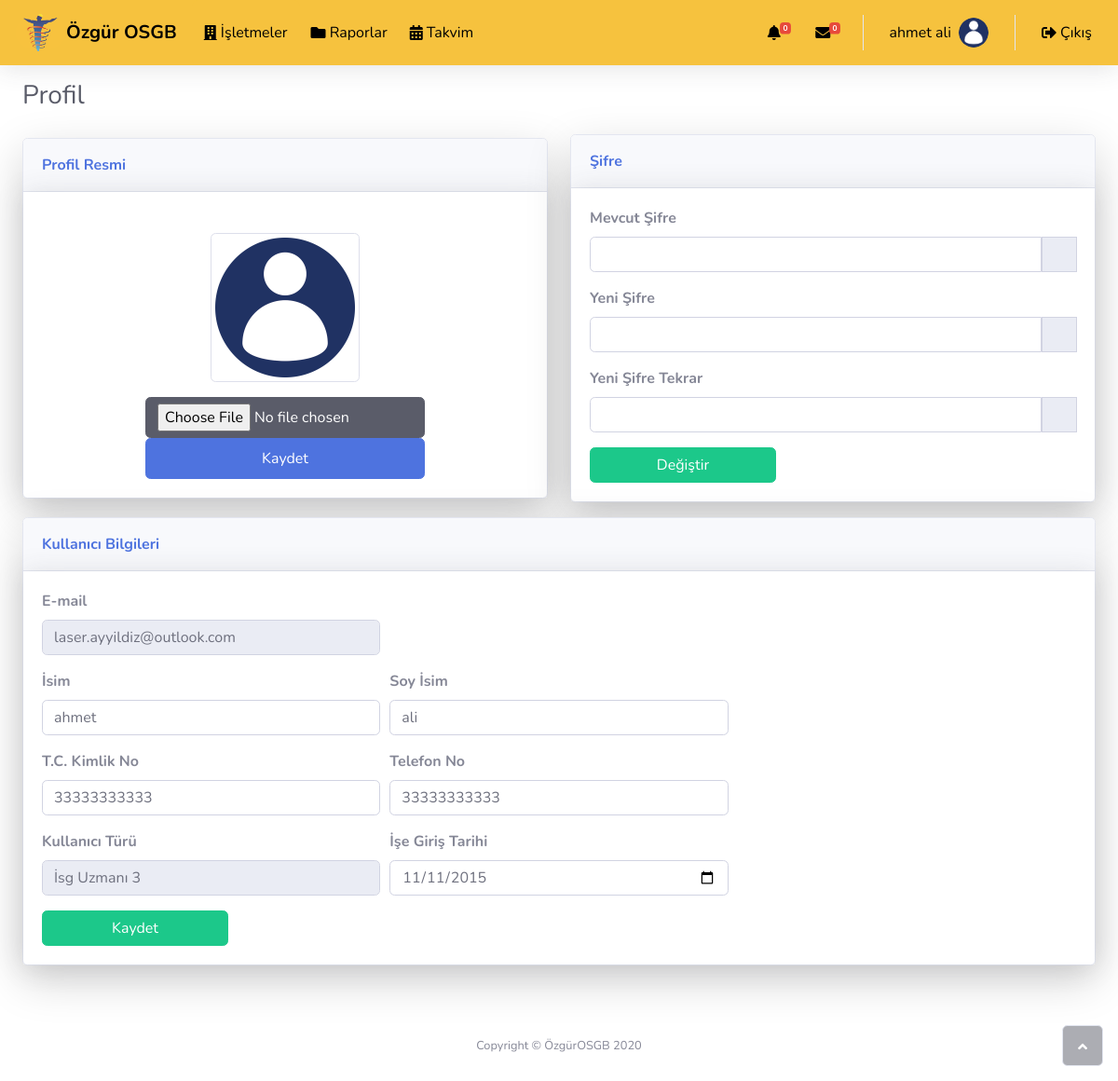
Page /admin/panel/profile.php (signed in) on the committed database.
### tables this page shows
CREATE TABLE `users` (
  `id` int NOT NULL,
  `picture` varchar(250) NOT NULL DEFAULT 'custom.png',
  `firstname` varchar(30) NOT NULL,
  `lastname` varchar(30) NOT NULL,
  `username` varchar(50) NOT NULL,
  `phone` varchar(15) NOT NULL,
  `password` varchar(50) NOT NULL,
  `reg_date` timestamp NULL DEFAULT CURRENT_TIMESTAMP ON UPDATE CURRENT_TIMESTAMP,
  `valid_code` varchar(100) NOT NULL,
  `valid` varchar(10) NOT NULL DEFAULT '0',
  `auth` int NOT NULL DEFAULT '0'
);

CREATE TABLE `osgb_workers` (
  `id` int NOT NULL,
  `user_type` varchar(50) NOT NULL,
  `firstname` varchar(100) NOT NULL,
  `lastname` varchar(100) NOT NULL,
  `mail` varchar(50) NOT NULL,
  `phone` varchar(20) NOT NULL,
  `tc` varchar(50) NOT NULL,
  `start_date` date NOT NULL,
  `deleted` int NOT NULL DEFAULT '0',
  `worker_text` text,
  `reg_date` timestamp NULL DEFAULT CURRENT_TIMESTAMP ON UPDATE CURRENT_TIMESTAMP
);

### admin/panel/profile.php (the view, shortened to what this page needs)
<?php
require "../connect.php";
$id=$_SESSION['user_id'];
$başlangıç=$pdo->prepare("SELECT * FROM users WHERE id = '$id'");
$başlangıç->execute();
$girişler=$başlangıç-> fetchAll(PDO::FETCH_OBJ);
foreach ($girişler as $giriş) {
    $fn = $giriş->firstname;
    $ln = $giriş->lastname;
    $ume = $giriş->username;
    $auth = $giriş->auth;
    $picture= $giriş->picture;
}
        ?>
<!DOCTYPE html>
<html>
<head>
  <link rel="stylesheet" href="assets/bootstrap/css/bootstrap.min.css">
  <link rel="stylesheet" href="assets/fonts/fontawesome-all.min.css">
  <link rel="stylesheet" href="assets/fonts/font-awesome.min.css">
  <link rel="stylesheet" href="assets/fonts/ionicons.min.css">
  <link rel="stylesheet" href="assets/fonts/fontawesome5-overrides.min.css">
  <link rel="stylesheet" href="https://cdnjs.cloudflare.com/ajax/libs/animate.css/3.5.2/animate.min.css">
</head>
<body id="page-top">
    <nav class="navbar shadow navbar-expand mb-3 bg-warning topbar static-top">
      <img width="55" height="40" class="rounded-circle img-profile" src="assets/img/nav_brand.jpg" />
      <?php if ($auth == 7){ ?>
        <a class="navbar-brand" title="Anasayfa" style="color: black;" href="companies/<?=$company_name?>/index.php?tab=genel_bilgiler"><b><?= mb_convert_case($company_name, MB_CASE_TITLE, "UTF-8") ?></b></a>
      <?php }
      else {?>
        <a class="navbar-brand" title="Anasayfa" style="color: black;" href="index.php"><b>Özgür OSGB</b></a>
        <?php
        }
        ?>
        <?php if ($auth != 7): ?>
      <ul class="navbar-nav navbar-expand mr-auto">
        <li class="nav-item">
        <div class="dropdown no-arrow">
          <a style="color:black;" class="nav-link btn btn-warning dropdown-toggle"type="button" id="dropdownMenu2" data-toggle="dropdown" aria-haspopup="true" aria-expanded="false">
          <i class="fas fa-building"></i><span>&nbsp;İşletmeler</span></a>
        </div>
        </li>
        <li class="nav-item">
          <a style="color: black;" class="nav-link btn-warning" href="reports.php"><i
              class="fas fa-folder"></i><span>&nbsp;Raporlar</span></a>
        </li>
        <li class="nav-item">
            <a style="color: black;" class="nav-link btn-warning" href="calendar/index.php"><i class="fas fa-calendar-alt"></i><span>&nbsp;Takvim</span></a>
          </li>
      </ul>
        <?php endif; ?>
      <ul class="nav navbar-nav navbar-expand flex-nowrap ml-auto">
        <li class="nav-item dropdown no-arrow mx-1">
          <div class="nav-item dropdown no-arrow">
            <?php
              $bildirim_say = $pdo->query("SELECT COUNT(*) FROM `notifications` WHERE `user_id` = '$id' ORDER BY reg_date")->fetchColumn();
                    ?>
          <a href="notifications.php" title="Bildirimler" class="nav-link"
            data-bs-hover-animate="rubberBand">
            <i style="color: black;" class="fas fa-bell fa-fw"></i>
            <span class="badge badge-danger badge-counter"><?= $bildirim_say ?></span></a>
          </div>
        </li>
        <li class="nav-item dropdown no-arrow mx-1">
          <div class="nav-item dropdown no-arrow">
            <a style="color: black;" title="Mesajlar" href="messages.php" class="dropdown-toggle nav-link"
              data-bs-hover-animate="rubberBand">
              <i style="color: black;" class="fas fa-envelope fa-fw"></i>
              <?php
                $mesaj_say = $pdo->query("SELECT COUNT(*) FROM `message` WHERE `kime` = '$ume' ORDER BY tarih")->fetchColumn();
                      ?>
              <span class="badge badge-danger badge-counter"><?=$mesaj_say?></span></a>
          </div>
        </li>
        <li class="nav-item">
          <div class="nav-item">
            <a href="profile.php" class="nav-link" title="Profil">
              <span style="color:black;" class="d-none d-lg-inline mr-2 text-600"><?=$fn?> <?=$ln?></span><img
                class="rounded-circle img-profile" src="assets/users/<?=$picture?>"></a>
        </li>
          <li class="nav-item"><a style="color: black;" title="Çıkış" class="nav-link" href="logout.php"><i class="fas fa-sign-out-alt"></i><span>&nbsp;Çıkış</span></a></li>
      </ul>
    </nav>
        <div class="container-fluid">
          <h3 class="text-dark mb-4">Profil</h3>
          <div class="row mb-3">
            <div class="col-lg-6" style="margin: auto; ">
              <div class="card shadow-lg mb-3">
                <div class="card-header py-3">
                  <p class="text-primary m-0 font-weight-bold">Profil Resmi</p>
                </div>
                <div class="card-body text-center shadow">
                  <img class="img-thumbnail mb-3 mt-4" src="assets/users/<?=$picture?>" width="160" height="160">
                  <form action="profile.php" method="POST" enctype="multipart/form-data">
                    <input class="btn btn-dark" type="file" name="file" id="file" style="width:300px;" />
                    <input class="btn btn-primary" type="submit" style="height:44px;width:300px;" value="Kaydet" name="save_image" />
                  </form>
                </div>
              </div>
            </div>
            <div class="col-lg-6">
              <div class="card shadow-lg mb-3">
                <div class="card-header py-3">
                  <p class="text-primary m-0 font-weight-bold">Şifre</p>
                </div>
                <div class="card-body text-center shadow">
                  <form action="profile.php" method="POST" enctype="multipart/form-data" autocomplete="off">
                    <div class="form-group">
                      <label style="float:left;"><b>Mevcut Şifre</b></label>
                      <div class="input-group" id="show_hide_password">
                        <input class="form-control" type="password" name="mevcut" autocomplete="off" required>
                        <div class="input-group-prepend">
                          <span class="input-group-text" id="basic-addon1"><a href=""><i class="fa fa-eye-slash" aria-hidden="true"></i></a></span>
                        </div>
                      </div>
                    </div>
                    <div class="form-group">
                      <label style="float:left;"><b>Yeni Şifre</b></label>
                      <div class="input-group" id="show_hide_password">
                        <input class="form-control" type="password" minlength="8" name="yeni" autocomplete="new-password" required>
                        <div class="input-group-prepend">
                          <span class="input-group-text" id="basic-addon1"><a href=""><i class="fa fa-eye-slash" aria-hidden="true"></i></a></span>
                        </div>
                      </div>
                    </div>
                    <div class="form-group">
                      <label style="float:left;"><b>Yeni Şifre Tekrar</b></label>
                      <div class="input-group" id="show_hide_password">
                        <input class="form-control" type="password" minlength="8" name="yeni_tekrar" autocomplete="new-password" required>
                        <div class="input-group-prepend">
                          <span class="input-group-text" id="basic-addon1"><a href=""><i class="fa fa-eye-slash" aria-hidden="true"></i></a></span>
                        </div>
                      </div>
                    </div>
                    <div>
                      <button name="şifre" id="şifre" type="submit" style="width:200px;float:left" class="btn btn-success">Değiştir</button>
                    </div>
                  </form>
                </div>
              </div>
            </div>
            <div class="col-lg-12" style="margin: auto;">
              <div class="row mb-3">
                <div class="col">
                  <div class="card shadow-lg mb-3">
                    <div class="card-header py-3">
                      <p class="text-primary m-0 font-weight-bold">Kullanıcı Bilgileri</p>
                    </div>
                    <div class="card-body shadow">
                      <form action="profile.php" method="POST">
                        <?php
                                  $sorgu3=$pdo->prepare("SELECT * FROM `users` WHERE `id` = '$id'");
                                  $sorgu3->execute();
                                  $users=$sorgu3-> fetchAll(PDO::FETCH_OBJ);
                                  foreach ($users as $user) {
                                      $mail = $user->username;
                                      $firstname = $user->firstname;
                                      $lastname = $user->lastname;
                                      $phone = $user->phone;
                                  }
                                  $sorgu4=$pdo->prepare("SELECT * FROM `osgb_workers` WHERE `mail` = '$mail'");
                                  $sorgu4->execute();
                                  $users=$sorgu4-> fetchAll(PDO::FETCH_OBJ);
                                  foreach ($users as $user) {
                                      $tc = $user->tc;
                                      $type = $user->user_type;
                                      $date = $user->start_date;
                                  }
                                  ?>
                        <div class="form-row">
                          <div class="col-sm-4">
                            <div class="form-group">
                              <label for="email"><strong>E-mail</strong></label>
                              <input class="form-control" type="email" name="username" readonly value="<?= $mail ?>">
                            </div>
                          </div>
                        </div>
                        <div class="form-row">
                          <div class="col-sm-4">
                            <div class="form-group">
                              <label for="first_name">
                                <strong>İsim</strong><br></label>
                              <input name="firstname" class="form-control" type="text" value="<?= $firstname ?>" required>
                            </div>
                          </div>
                          <div class="col-sm-4">
                            <div class="form-group">
                              <label for="last_name">
                                <strong>Soy İsim</strong><br></label>
                              <input name="lastname" class="form-control" type="text" value="<?= $lastname ?>" required>
                            </div>
                          </div>
                        </div>
                        <div class="form-row">
                          <?php
                                      if ($auth == 0) {?>
                          <div class="col-sm-4">
                            <div class="form-group">
                              <label for="tc"><strong>T.C. Kimlik No</strong><br></label>
                              <input class="form-control" type="phone" minlength="11" maxlength="11" name="tc" value="<?= $tc ?>" required>
                            </div>
                          </div>
                          <?php } ?>
                          <div class="col-sm-4">
                            <div class="form-group">
                              <label for="phone">
                                <strong>Telefon No</strong><br></label>
                              <input name="phone" class="form-control" type="phone" pattern="(\d{4})(\d{3})(\d{2})(\d{2})" maxlength="11" minlength="11" value="<?= $phone ?>" required>
                            </div>
                          </div>
                        </div>
                        <?php
                                    if ($auth == 0) {?>
                        <div class="form-row">
                          <div class="col-sm-4">
                            <div class="form-group">
                              <label for="user_type">
                                <strong>Kullanıcı Türü</strong><br></label>
                              <input name="user_type" class="form-control" type="text" value="<?= $type ?>" required readonly>
                            </div>
                          </div>
                          <div class="col-sm-4">
                            <div class="form-group">
                              <label for="start_date">
                                <strong>İşe Giriş Tarihi</strong><br></label>
                              <input name="start_date" class="form-control" type="date" value="<?= $date ?>" required>
                            </div>
                          </div>
                        </div>
                        <?php } ?>
                        <button name="bilgi_kaydet" id="bilgi_kaydet" type="submit" style="width:200px;" class="btn btn-success">Kaydet</button>
                      </form>
                    </div>
                  </div>
                </div>
              </div>
            </div>
          </div>
        </div>
      <footer class="bg-white sticky-footer">
        <div class="container my-auto">
          <div class="text-center my-auto copyright"><span>Copyright © ÖzgürOSGB 2020</span></div>
        </div>
      </footer>
  </div><a class="border rounded d-inline scroll-to-top" href="#page-top"><i class="fas fa-angle-up"></i></a></div>
</body>
</html>

### admin/panel/profile.php (style rules this page uses)
.dropdown { position: relative; display: inline-block; }

### rows in the picture
users: firstname "ahmet", lastname "ali", picture (picture), username "laser.ayyildiz@outlook.com", phone "33333333333"
osgb_workers: tc "33333333333", user_type "İsg Uzmanı 3", start_date "11/11/2015"

### other values in the picture
$bildirim_say "0"
$mesaj_say "0"
